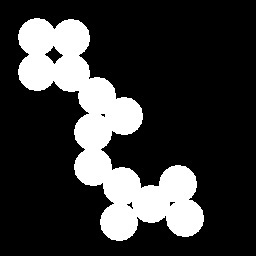
#> input picture codes/circles.jpg, 256 x 256 px
$ python code1.py
#> lines starting #> are read from the running program, lines starting #| are printed output that depends on the picture; after the words box and inside, x2 and y2 are one past the last pixel; in counts of white or black regions, pixels touching at a corner belong together
#From the following image: Find the skeleton of the image.
#Fill the image until you obtain the circles with no black spaces between them.

#Libraries
import cv2
import numpy as np

# Read image in grayscale
img_org = cv2.imread('circles.jpg')
#> img_org is the input picture: shape (256, 256, 3); min 0, max 255, mean 55
img = cv2.imread('circles.jpg', 0)
#> img: shape (256, 256); min 0, max 255, mean 55

#Threshold
ret,img = cv2.threshold(img, 127, 255, 0)
#> img: shape (256, 256); 21.6% white; 1 white region, box (x1, y1, x2, y2) and area: (18, 18, 204, 241) 14134

#Empty skeleton
size = np.size(img)
#> size = 65536
kel = np.zeros(img.shape, np.uint8)
kernel = np.ones((5,5), np.uint8)

#Cross shaped Kernel
elem = cv2.getStructuringElement(cv2.MORPH_CROSS, (3,3))
dil_img = cv2.dilate(img, kernel, iterations=2)
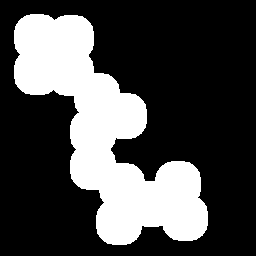
#> dil_img: shape (256, 256); 28.8% white; 1 white region, box (x1, y1, x2, y2) and area: (14, 14, 208, 245) 18893

while True:
    #Open image.
    open = cv2.morphologyEx(img, cv2.MORPH_OPEN, elem)
    #Substraction from the original image
    temp = cv2.subtract(img, open)
    #Erotion of original image and refine the skeleton
    eroded = cv2.erode(img, elem)
    kel = cv2.bitwise_or(kel,temp)
    img = eroded.copy()
    #If image has been completely eroded, quit the loop
    if cv2.countNonZero(img)==0:
        break
#> this loop made 21 passes
#> pass 1, `temp = cv2.subtract(img, open)`:
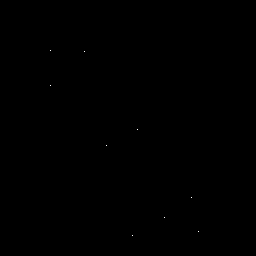
#> temp: shape (256, 256); 0.01% white in thin lines or dots, all inside (x1, y1, x2, y2) = (50, 50, 199, 236)
#> pass 1, `eroded = cv2.erode(img, elem)`:
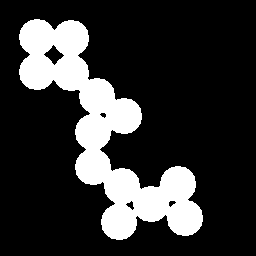
#> eroded: shape (256, 256); 20.1% white; 1 white region, box (x1, y1, x2, y2) and area: (19, 19, 203, 240) 13199
#> after the loop:
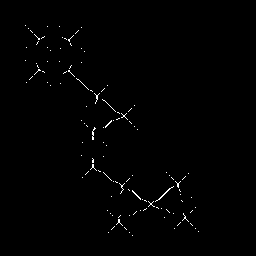
#> kel: shape (256, 256); 0.7% white in thin lines or dots, all inside (x1, y1, x2, y2) = (25, 25, 199, 236)

#Print results
cv2.imshow("Original", img_org)
cv2.imshow("Skeleton", kel)
cv2.imshow('Dilation', dil_img)

cv2.imwrite('Skeleton.jpg', kel)
cv2.imwrite('Dilation.jpg', dil_img)

cv2.waitKey(0)
cv2.destroyAllWindows()
